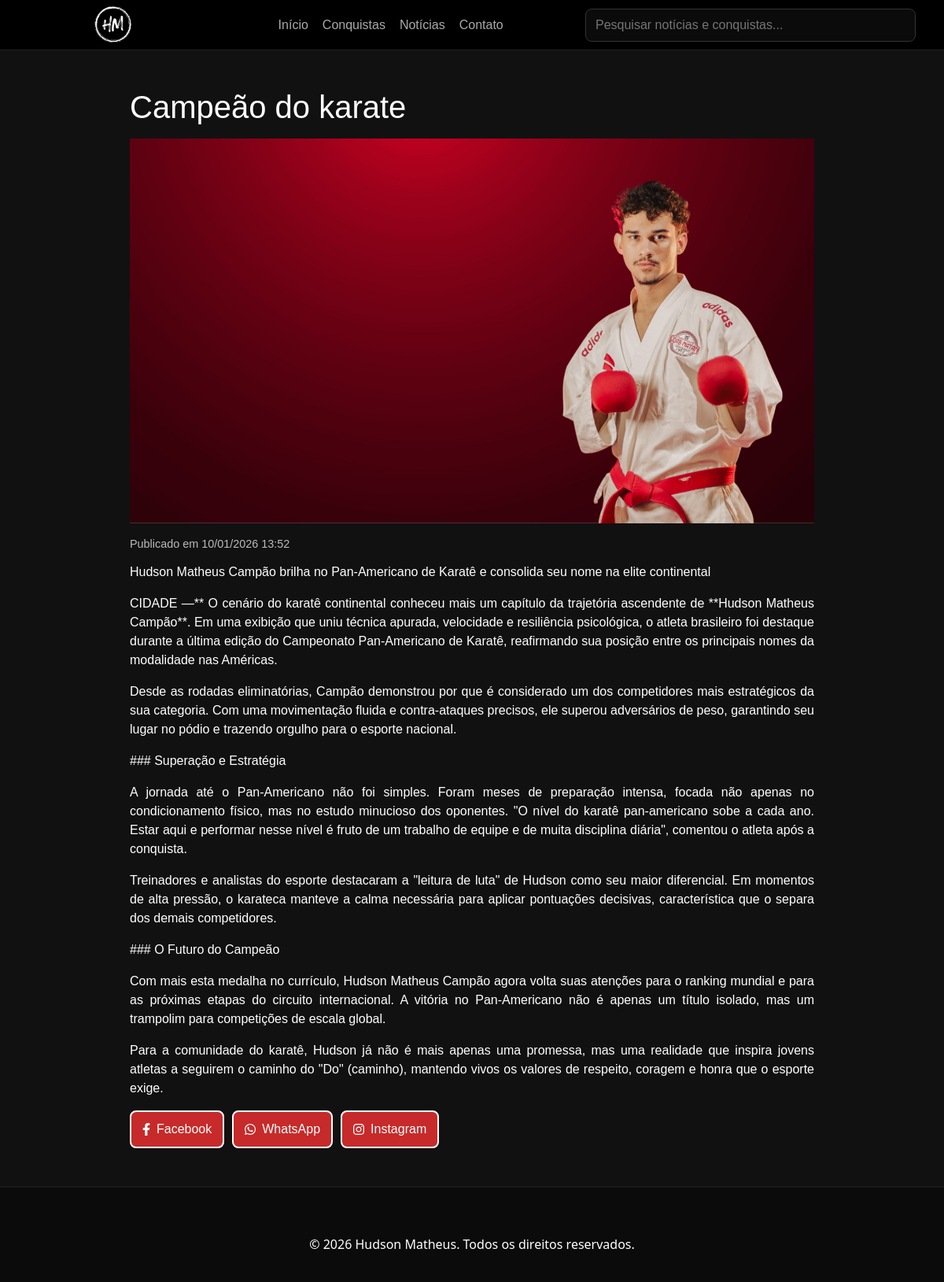
Screenshot of /noticias/campeao-do-karate/ with the database file from the repository.
### main/models.py (models this page shows, shortened)
class Noticia(models.Model):
    title = models.CharField('Título', max_length=200)
    slug = models.SlugField('Slug', max_length=200, unique=True, blank=True)
    text = models.TextField('Texto')
    image = models.ImageField('Imagem', upload_to='noticias/', blank=True, null=True)
    created_at = models.DateTimeField('Criado em', auto_now_add=True)
    class Meta:
        ordering = ['-created_at']
        verbose_name = 'Notícia'
        verbose_name_plural = 'Notícias'

### main/views.py (the view)
# urls.py: path('noticias/<slug:slug>/', views.noticia_detail, name='noticia_detail'),
def noticia_detail(request, slug):
    noticia = get_object_or_404(Noticia, slug=slug)
    return render(request, 'noticia_detail.html', {'noticia': noticia})

### templates/noticia_detail.html (shortened to what this page needs)
{% load static %}
<!doctype html>
<html lang="pt-br">
<head>
  <link rel="stylesheet" href="https://cdn.jsdelivr.net/npm/bootstrap@4.0.0/dist/css/bootstrap.min.css">
  <link rel="stylesheet" href="{% static 'style.css' %}">
</head>
<body>
  <header class="topbar">
    <div class="logo">
      <a href="/" class="logo-icon"><img src="{% static 'img/logo.png' %}" alt="Logo"></a>
    </div>
    <nav class="main-nav">
      <a class="nav-item" href="/">Início</a>
      <a class="nav-item" href="{% url 'conquistas' %}">Conquistas</a>
      <a class="nav-item" href="#noticias">Notícias</a>
      <a class="nav-item" href="#contato">Contato</a>
    </nav>
    <div class="site-search">
      <form action="{% url 'search_results' %}" method="get" class="search-form">
        <input id="siteSearchInput" name="q" type="search" placeholder="Pesquisar notícias e conquistas..." autocomplete="off">
      </form>
    </div>
  </header>
  <main class="section py-5">
    <div class="container noticia-article">
      <article>
        <h1 class="mb-3">{{ noticia.title }}</h1>
        {% if noticia.image %}
        <img src="{{ noticia.image.url }}" alt="{{ noticia.title }}" class="img-fluid mb-3">
        {% endif %}
        <div class="noticia-meta">Publicado em {{ noticia.created_at|date:"d/m/Y H:i" }}</div>
        <div class="noticia-text">{{ noticia.text|linebreaks }}</div>
        <div class="share-buttons">
          <a href="#" class="btn-share" id="share-facebook"><i class="fab fa-facebook-f"></i> Facebook</a>
          <a href="#" class="btn-share" id="share-whatsapp"><i class="fab fa-whatsapp"></i> WhatsApp</a>
          <a href="#" class="btn-share" id="share-instagram"><i class="fab fa-instagram"></i> Instagram</a>
        </div>
      </article>
    </div>
  </main>
  <footer class="main-footer">
    <div class="container">
      <div class="footer-bottom text-center">
        <p>&copy; 2026 Hudson Matheus. Todos os direitos reservados.</p>
      </div>
    </div>
  </footer>
</body>
</html>

### static/style.css (style rules this page uses)
* { box-sizing:border-box;margin:0;padding:0 }
html,body { height:100% }
body { font-family:Arial,Helvetica,sans-serif;color:#fff;background:#111 }
html { scroll-behavior:smooth }
.topbar { display:flex;align-items:center;justify-content:space-between;padding:14px 36px;background:rgb(0, 0, 0);border-bottom:1px solid #222;height:64px;position:fixed;top:0;left:0;right:0;z-index:40; }
body { padding-top:64px }
.logo { display:flex;align-items:center }
.logo-icon { display:inline-block;margin-right:0px }
.logo-icon img { height:120px;width:auto;display:block }
.main-nav { display:flex;gap:18px }
.main-nav .nav-item { color:#aaa }
.site-search { position:relative;max-width:420px;width:40%; }
.search-form input[type=search] { width:100%;padding:8px 12px;border-radius:8px;border:1px solid #333;background:#0b0b0b;color:#fff }
.section { min-height:calc(100vh - 72px);display:flex;align-items:center;color:#fff }
.main-footer { background-color: #0b0b0b; color: #ffffff; padding: 60px 0 20px; border-top: 2px solid #1a1a1a; font-family: 'Segoe UI', Tahoma, Geneva, Verdana, sans-serif; }

### templates/noticia_detail.html (style rules this page uses)
.noticia-article { max-width:900px; margin: 0 auto; }
.noticia-text { text-align: justify; text-justify: inter-word; }
.noticia-meta { color: #bbb; font-size: .9rem; margin-bottom: 12px; }
.share-buttons { display:flex; gap:10px; margin-top:16px; flex-wrap:wrap }
.btn-share { display:inline-flex; align-items:center; gap:8px; padding:10px 14px; border-radius:8px; color:#fff; background:#c72a2a; border:2px solid #fff; text-decoration:none }

### rows the page displays
Noticia: title "Campeão do karate", image (picture), created_at "10/01/2026 13:52", text "Hudson Matheus Campão brilha no Pan-Americano de Karatê e consolida seu nome na elite continental CIDADE —** O cenário do karatê continental conheceu mais um capítulo da trajetória ascendente de **Hudson Matheus Campão**. Em uma exibição que uniu técnica apurada, velocidade e resiliência psicológica, o atleta brasileiro foi destaque durante a última edição do Campeonato Pan-Americano de Karatê, reafirmando sua posição entre os principais nomes da modalidade nas Américas. Desde as rodadas eliminatórias, Campão demonstrou por que é considerado um dos competidores mais estratégicos da sua categoria. Com uma movimentação fluida e contra-ataques precisos, ele superou adversários de peso,…"
